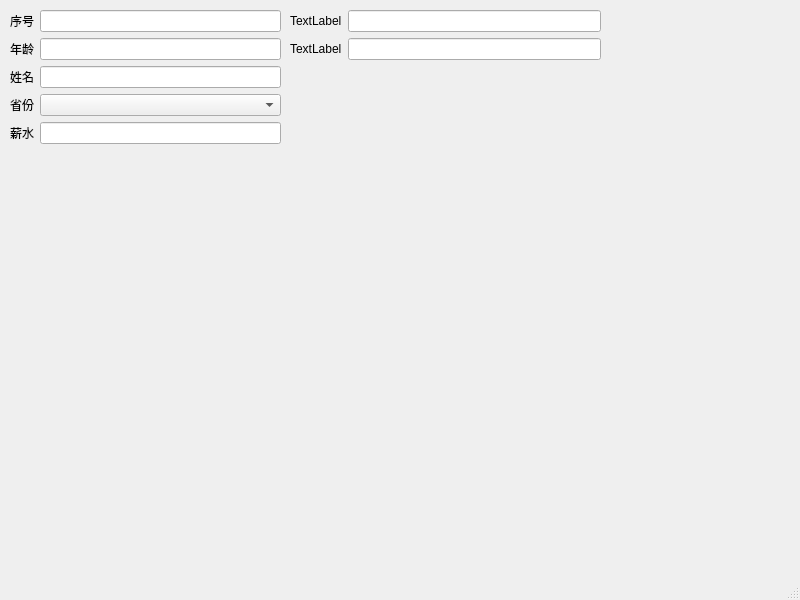
<?xml version="1.0" encoding="UTF-8"?>
<ui version="4.0">
 <class>MainWindow</class>
 <widget class="QMainWindow" name="MainWindow">
  <property name="geometry">
   <rect>
    <x>0</x>
    <y>0</y>
    <width>800</width>
    <height>600</height>
   </rect>
  </property>
  <property name="windowTitle">
   <string>MainWindow</string>
  </property>
  <widget class="QWidget" name="centralwidget">
   <widget class="QWidget" name="formLayoutWidget">
    <property name="geometry">
     <rect>
      <x>290</x>
      <y>10</y>
      <width>311</width>
      <height>61</height>
     </rect>
    </property>
    <layout class="QFormLayout" name="formLayout_2">
     <item row="0" column="0">
      <widget class="QLabel" name="label_6">
       <property name="text">
        <string>TextLabel</string>
       </property>
      </widget>
     </item>
     <item row="0" column="1">
      <widget class="QLineEdit" name="lineEdit_5"/>
     </item>
     <item row="1" column="1">
      <widget class="QLineEdit" name="lineEdit_6"/>
     </item>
     <item row="1" column="0">
      <widget class="QLabel" name="label_7">
       <property name="text">
        <string>TextLabel</string>
       </property>
      </widget>
     </item>
    </layout>
   </widget>
   <widget class="QWidget" name="">
    <property name="geometry">
     <rect>
      <x>10</x>
      <y>10</y>
      <width>271</width>
      <height>161</height>
     </rect>
    </property>
    <layout class="QFormLayout" name="formLayout">
     <item row="0" column="0">
      <widget class="QLabel" name="label">
       <property name="text">
        <string>序号</string>
       </property>
      </widget>
     </item>
     <item row="0" column="1">
      <widget class="QLineEdit" name="lineEdit"/>
     </item>
     <item row="1" column="0">
      <widget class="QLabel" name="label_2">
       <property name="text">
        <string>年龄</string>
       </property>
      </widget>
     </item>
     <item row="1" column="1">
      <widget class="QLineEdit" name="lineEdit_2"/>
     </item>
     <item row="2" column="0">
      <widget class="QLabel" name="label_3">
       <property name="text">
        <string>姓名</string>
       </property>
      </widget>
     </item>
     <item row="2" column="1">
      <widget class="QLineEdit" name="lineEdit_3"/>
     </item>
     <item row="3" column="0">
      <widget class="QLabel" name="label_4">
       <property name="text">
        <string>省份</string>
       </property>
      </widget>
     </item>
     <item row="3" column="1">
      <widget class="QComboBox" name="comboBox"/>
     </item>
     <item row="4" column="0">
      <widget class="QLabel" name="label_5">
       <property name="text">
        <string>薪水</string>
       </property>
      </widget>
     </item>
     <item row="4" column="1">
      <widget class="QLineEdit" name="lineEdit_4"/>
     </item>
    </layout>
   </widget>
  </widget>
  <widget class="QMenuBar" name="menubar">
   <property name="geometry">
    <rect>
     <x>0</x>
     <y>0</y>
     <width>800</width>
     <height>26</height>
    </rect>
   </property>
  </widget>
  <widget class="QStatusBar" name="statusbar"/>
 </widget>
 <resources/>
 <connections/>
</ui>
